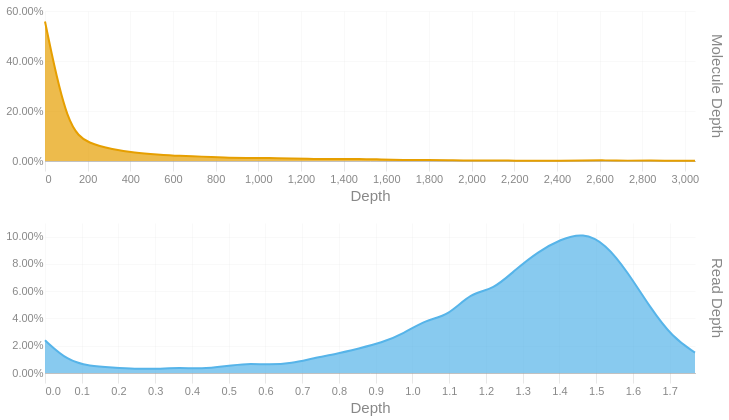

The cell this chart's notebook holds for it:
### Code cell
readdep = depth_hist(tb['Read Depth'], q99, 3)
readdep = readdep.with_columns(pl.lit('Read Depth').alias('Metric'))
if not SKIPLR:
    moldep = depth_hist(tb['Molecule Depth'], mol_q99, 1)
    moldep = moldep.with_columns(pl.lit('Molecule Depth').alias('Metric'))
    _hist = pl.concat([readdep, moldep])
    _hist = _hist.filter(pl.col('Proportion') != 0)
    with SafeRender(_hist):
        (
            alt.Chart(_hist)        
            .mark_area(interpolate = "basis")
            .encode(
                x=alt.X('Bin:Q').scale(domainMin=0).axis(alt.Axis(title='Depth')),
                y = alt.Y('Proportion:Q', title = None).axis(format = '.2%'),
                color = alt.Color('Metric:N').legend(None),
                row = alt.Row("Metric:N").header(title = None, labelOrient = 'right'),
                tooltip = [
                    alt.Tooltip("Metric:N", title = "Metric"),
                    alt.Tooltip('Interval:N', title = "Depth Interval"),
                    alt.Tooltip('Proportion:Q', title = "% Alignments").format('.2%')
                ]
            )
            .resolve_scale(x='independent', y='independent')
            .properties(
                height = 150, width = 650,
                usermeta={'embedOptions': {'downloadFileName': f'{samplename}.depth.hist'}}
            )
        ).display()
else:
    readdep = readdep.filter(pl.col('Proportion') != 0)
    with SafeRender(readdep):
        (
            alt.Chart(readdep)        
            .mark_area(interpolate = "basis")
            .encode(
                x=alt.X('Bin:Q').scale(domainMin=0).axis(alt.Axis(title='Depth')),
                y = alt.Y('Proportion:Q', title = None).axis(format = '.2%'),
                tooltip = [
                    alt.Tooltip('Interval:N', title = "Depth Interval"),
                    alt.Tooltip('Proportion:Q', title = "% Alignments").format('.2%')
                ]
            )
            .properties(
                usermeta={'embedOptions': {'downloadFileName': f'{samplename}.depth.hist'}}
            )
        ).display()

### Figure 1 — Vega-Lite specification as saved in the notebook (floating-point values rounded to 4 significant figures)
{"width": 650, "height": 150, "config": {"title": {"anchor": "start", "dy": -15, "fontSize": 18, "color": "#888888", "subtitleColor": "#888888", "subtitleFontSize": 14}, "arc": {"fill": "#0072B2"}, "axis": {"domainColor": "#888888", "domainWidth": 0.5, "gridWidth": 0.2, "grid": false, "titleFontWeight": 400, "titleFontSize": 15, "labelFontSize": 11, "labelColor": "#888888", "tickColor": "#888888", "tickWidth": 0.2, "titleColor": "#888888"}, "axisBand": {"grid": false}, "axisX": {"grid": true, "tickSize": 10, "domainCap": "round"}, "axisY": {"domain": false, "grid": true, "tickSize": 0, "domainCap": "round"}, "background": "transparent", "header": {"labelFontSize": 15, "labelColor": "#888888", "titleFontSize": 15, "titleFontWeight": 600, "titleColor": "#888888"}, "legend": {"labelFont": "sans-serif", "labelFontSize": 12, "labelColor": "#888888", "symbolSize": 100, "symbolType": "circle", "titleFontSize": 12, "titlePadding": 10, "titleColor": "#888888", "title": null}, "range": {"category": ["#E69F00", "#56B4E9", "#009E73", "#F0E442", "#0072B2", "#D55E00", "#CC79A7", "#000000"], "diverging": ["#cfe8f3", "#a2d4ec", "#73bfe2", "#46abdb", "#1696d2", "#12719e"]}, "area": {"fill": "#0072B2", "fillOpacity": 0.7, "line": true, "strokeOpacity": 0.7}, "line": {"color": "#0072B2", "stroke": "#0072B2", "strokeWidth": 2}, "trail": {"color": "#0072B2", "stroke": "#0072B2", "strokeWidth": 0, "size": 1}, "point": {"filled": true, "fillOpacity": 1.0, "size": 95}, "text": {"color": "#888888", "fontSize": 11, "align": "right", "fontWeight": 400, "size": 11}, "bar": {"fill": "#0072B2", "stroke": null}, "view": {"stroke": null, "continuousWidth": 660, "continuousHeight": 400}}, "data": {"name": "data-21526c4c70b4e0a6ec535e4de39dd85c"}, "mark": {"type": "area", "interpolate": "basis"}, "encoding": {"color": {"field": "Metric", "legend": null, "type": "nominal"}, "row": {"field": "Metric", "header": {"title": null, "labelOrient": "right"}, "type": "nominal"}, "tooltip": [{"field": "Metric", "title": "Metric", "type": "nominal"}, {"field": "Interval", "title": "Depth Interval", "type": "nominal"}, {"field": "Proportion", "format": ".2%", "title": "% Alignments", "type": "quantitative"}], "x": {"axis": {"title": "Depth"}, "field": "Bin", "scale": {"domainMin": 0}, "type": "quantitative"}, "y": {"axis": {"format": ".2%"}, "field": "Proportion", "title": null, "type": "quantitative"}}, "resolve": {"scale": {"x": "independent", "y": "independent"}}, "usermeta": {"embedOptions": {"downloadFileName": "S6_Altamaha_3972.depth.hist"}}, "$schema": "https://vega.github.io/schema/vega-lite/v6.1.0.json", "datasets": {"data-21526c4c70b4e0a6ec535e4de39dd85c": [{"Bin": 0.0, "Interval": "0.0-0.061", "Proportion": 0.024, "Metric": "Read Depth"}, {"Bin": 0.061, "Interval": "0.061-0.122", "Proportion": 0.009, "Metric": "Read Depth"}, {"Bin": 0.122, "Interval": "0.122-0.183", "Proportion": 0.005, "Metric": "Read Depth"}, {"Bin": 0.183, "Interval": "0.183-0.244", "Proportion": 0.004, "Metric": "Read Depth"}, {"Bin": 0.244, "Interval": "0.244-0.305", "Proportion": 0.003, "Metric": "Read Depth"}, {"Bin": 0.305, "Interval": "0.305-0.366", "Proportion": 0.003, "Metric": "Read Depth"}, {"Bin": 0.366, "Interval": "0.366-0.427", "Proportion": 0.004, "Metric": "Read Depth"}, {"Bin": 0.427, "Interval": "0.427-0.488", "Proportion": 0.003, "Metric": "Read Depth"}, {"Bin": 0.488, "Interval": "0.488-0.549", "Proportion": 0.005, "Metric": "Read Depth"}, {"Bin": 0.549, "Interval": "0.549-0.61", "Proportion": 0.007, "Metric": "Read Depth"}, {"Bin": 0.61, "Interval": "0.61-0.671", "Proportion": 0.006, "Metric": "Read Depth"}, {"Bin": 0.671, "Interval": "0.671-0.732", "Proportion": 0.007, "Metric": "Read Depth"}, {"Bin": 0.732, "Interval": "0.732-0.793", "Proportion": 0.011, "Metric": "Read Depth"}, {"Bin": 0.793, "Interval": "0.793-0.854", "Proportion": 0.014, "Metric": "Read Depth"}, {"Bin": 0.854, "Interval": "0.854-0.915", "Proportion": 0.018, "Metric": "Read Depth"}, {"Bin": 0.915, "Interval": "0.915-0.976", "Proportion": 0.022, "Metric": "Read Depth"}, {"Bin": 0.976, "Interval": "0.976-1.037", "Proportion": 0.029, "Metric": "Read Depth"}, {"Bin": 1.037, "Interval": "1.037-1.098", "Proportion": 0.039, "Metric": "Read Depth"}, {"Bin": 1.098, "Interval": "1.098-1.159", "Proportion": 0.042, "Metric": "Read Depth"}, {"Bin": 1.159, "Interval": "1.159-1.22", "Proportion": 0.059, "Metric": "Read Depth"}, {"Bin": 1.22, "Interval": "1.22-1.281", "Proportion": 0.061, "Metric": "Read Depth"}, {"Bin": 1.281, "Interval": "1.281-1.342", "Proportion": 0.076, "Metric": "Read Depth"}, {"Bin": 1.342, "Interval": "1.342-1.403", "Proportion": 0.089, "Metric": "Read Depth"}, {"Bin": 1.403, "Interval": "1.403-1.464", "Proportion": 0.098, "Metric": "Read Depth"}, {"Bin": 1.464, "Interval": "1.464-1.525", "Proportion": 0.103, "Metric": "Read Depth"}, {"Bin": 1.525, "Interval": "1.525-1.586", "Proportion": 0.095, "Metric": "Read Depth"}, {"Bin": 1.586, "Interval": "1.586-1.647", "Proportion": 0.074, "Metric": "Read Depth"}, {"Bin": 1.647, "Interval": "1.647-1.708", "Proportion": 0.048, "Metric": "Read Depth"}, {"Bin": 1.708, "Interval": "1.708-1.769", "Proportion": 0.026, "Metric": "Read Depth"}, {"Bin": 1.769, "Interval": "1.769-1.83", "Proportion": 0.015, "Metric": "Read Depth"}, {"Bin": 0.0, "Interval": "0.0-105.1", "Proportion": 0.558, "Metric": "Molecule Depth"}, {"Bin": 105.1, "Interval": "105.1-210.2", "Proportion": 0.125, "Metric": "Molecule Depth"}, {"Bin": 210.2, "Interval": "210.2-315.3", "Proportion": 0.068, "Metric": "Molecule Depth"}, {"Bin": 315.3, "Interval": "315.3-420.3", "Proportion": 0.047, "Metric": "Molecule Depth"}, {"Bin": 420.3, "Interval": "420.3-525.4", "Proportion": 0.033, "Metric": "Molecule Depth"}, {"Bin": 525.4, "Interval": "525.4-630.5", "Proportion": 0.026, "Metric": "Molecule Depth"}, {"Bin": 630.5, "Interval": "630.5-735.6", "Proportion": 0.02, "Metric": "Molecule Depth"}, {"Bin": 735.6, "Interval": "735.6-840.7", "Proportion": 0.018, "Metric": "Molecule Depth"}, {"Bin": 840.7, "Interval": "840.7-945.8", "Proportion": 0.013, "Metric": "Molecule Depth"}, {"Bin": 945.8, "Interval": "945.8-1050.9", "Proportion": 0.012, "Metric": "Molecule Depth"}, {"Bin": 1051.0, "Interval": "1050.9-1155.9", "Proportion": 0.012, "Metric": "Molecule Depth"}, {"Bin": 1156.0, "Interval": "1155.9-1261.0", "Proportion": 0.01, "Metric": "Molecule Depth"}, {"Bin": 1261.0, "Interval": "1261.0-1366.1", "Proportion": 0.008, "Metric": "Molecule Depth"}, {"Bin": 1366.0, "Interval": "1366.1-1471.2", "Proportion": 0.008, "Metric": "Molecule Depth"}, {"Bin": 1471.0, "Interval": "1471.2-1576.3", "Proportion": 0.009, "Metric": "Molecule Depth"}, {"Bin": 1576.0, "Interval": "1576.3-1681.4", "Proportion": 0.006, "Metric": "Molecule Depth"}, {"Bin": 1681.0, "Interval": "1681.4-1786.5", "Proportion": 0.004, "Metric": "Molecule Depth"}, {"Bin": 1786.0, "Interval": "1786.5-1891.6", "Proportion": 0.004, "Metric": "Molecule Depth"}, {"Bin": 1892.0, "Interval": "1891.6-1996.6", "Proportion": 0.003, "Metric": "Molecule Depth"}, {"Bin": 1997.0, "Interval": "1996.6-2101.7", "Proportion": 0.001, "Metric": "Molecule Depth"}, {"Bin": 2102.0, "Interval": "2101.7-2206.8", "Proportion": 0.003, "Metric": "Molecule Depth"}, {"Bin": 2207.0, "Interval": "2206.8-2311.9", "Proportion": 0.001, "Metric": "Molecule Depth"}, {"Bin": 2312.0, "Interval": "2311.9-2417.0", "Proportion": 0.001, "Metric": "Molecule Depth"}, {"Bin": 2417.0, "Interval": "2417.0-2522.1", "Proportion": 0.001, "Metric": "Molecule Depth"}, {"Bin": 2522.0, "Interval": "2522.1-2627.2", "Proportion": 0.002, "Metric": "Molecule Depth"}, {"Bin": 2627.0, "Interval": "2627.2-2732.2", "Proportion": 0.003, "Metric": "Molecule Depth"}, {"Bin": 2732.0, "Interval": "2732.2-2837.3", "Proportion": 0.001, "Metric": "Molecule Depth"}, {"Bin": 2837.0, "Interval": "2837.3-2942.4", "Proportion": 0.002, "Metric": "Molecule Depth"}, {"Bin": 2942.0, "Interval": "2942.4-3047.5", "Proportion": 0.001, "Metric": "Molecule Depth"}, {"Bin": 3048.0, "Interval": "3047.5-3152.59", "Proportion": 0.001, "Metric": "Molecule Depth"}]}}
